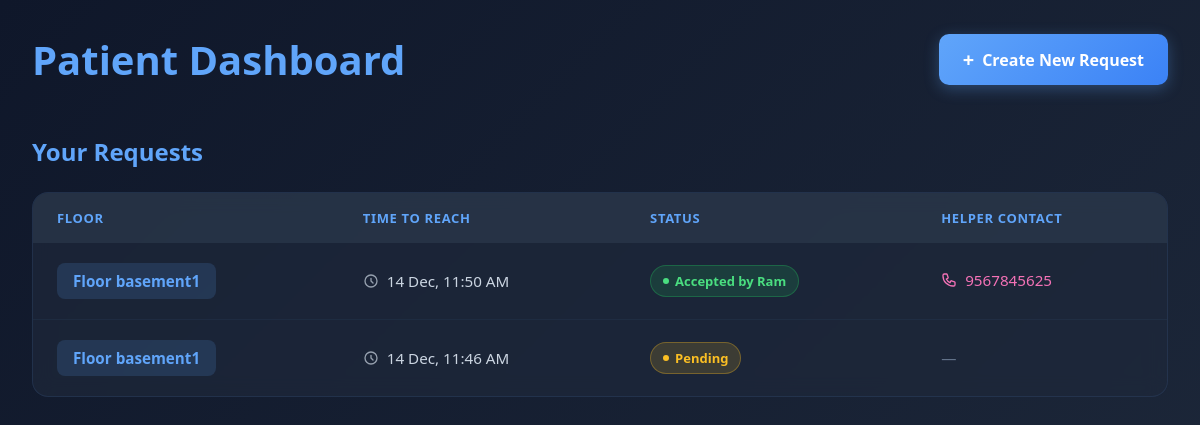
/patient/dashboard/ (signed in), run on an earlier commit of the app's database.
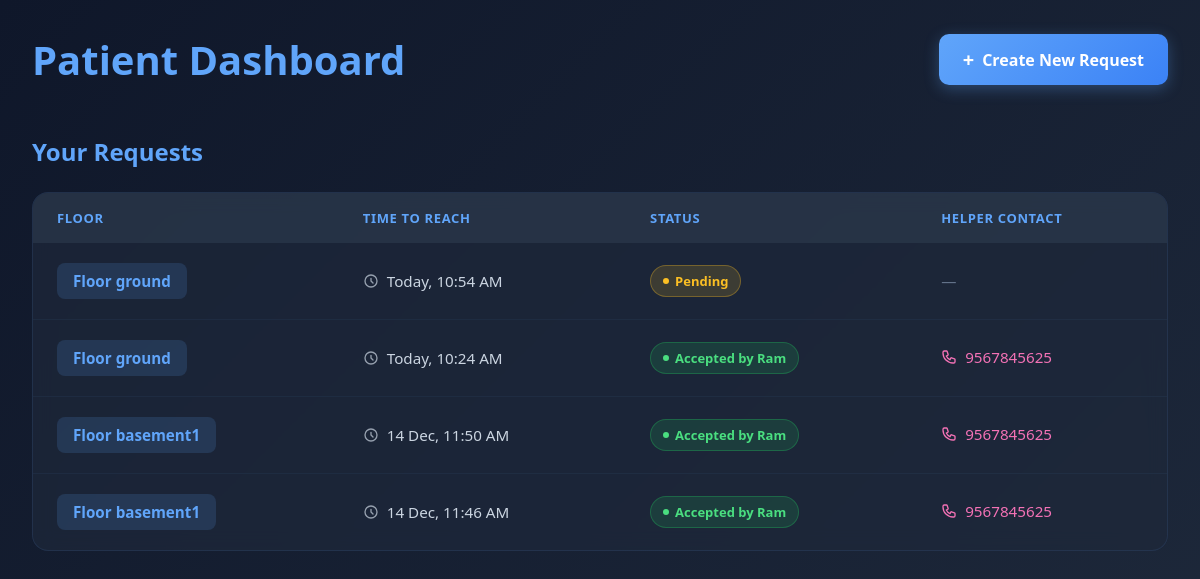
And on a later commit of the database.
### app/models.py (models this page shows, shortened)
class Request(models.Model):
    FLOOR_CHOICES = [
        ('ground', 'Ground Floor'),
        ('basement1', 'Basement 1'),
        ('basement2', 'Basement 2'),
    ]
    patient = models.ForeignKey(Patient, on_delete=models.CASCADE)
    helper = models.ForeignKey(Helper, on_delete=models.SET_NULL, null=True, blank=True)
    floor = models.CharField(max_length=20, choices=FLOOR_CHOICES)
    time_to_reach = models.DateTimeField()
    is_accepted = models.BooleanField(default=False)
    created_at = models.DateTimeField(auto_now_add=True)

class Helper(models.Model):
    helper_id = models.CharField(max_length=50, unique=True)
    name = models.CharField(max_length=100)
    phone_number = models.CharField(max_length=15)

### app/views.py (the view)
# urls.py: path('patient/dashboard/', views.patient_dashboard, name='patient_dashboard'),
@login_required
def patient_dashboard(request):
    try:
        patient = Patient.objects.get(user=request.user)
        seven_days_ago = timezone.now() - timedelta(days=7)
        requests = Request.objects.filter(
            patient=patient,
            created_at__gte=seven_days_ago
        ).order_by('-created_at')
        return render(request, 'patient_dashboard.html', {'patient': patient, 'requests': requests})
    except Patient.DoesNotExist:
        messages.error(request, 'Patient profile not found. Please register as a patient.')
        logout(request)
        return redirect('patient_register')

### app/templatetags/custom_filters.py (called while the page is built)
@register.filter
def smart_date(value):
    if not value:
        return ""
    if timezone.is_naive(value):
        value = timezone.make_aware(value)
    now = timezone.now()
    if value.date() == now.date():
        return f"Today, {value.strftime('%I:%M %p')}"
    else:
        return value.strftime('%d %b, %I:%M %p')

### templates/patient_dashboard.html (shortened to what this page needs)
<!DOCTYPE html>
{% load custom_filters %}
<html lang="en">
<head>
</head>
<body>
  <div class="container">
    <div class="header">
      <h1 class="title">Patient Dashboard</h1>
      <a href="{% url 'create_request' %}" class="btn-create">
        <span style="font-size: 1.25rem;">+</span>
        <span>Create New Request</span>
      </a>
    </div>
    <div class="section-header">
      <h2 class="section-title">Your Requests</h2>
    </div>
    {% if requests %}
    <div class="table-container">
      <table>
        <thead>
          <tr>
            <th>FLOOR</th>
            <th>TIME TO REACH</th>
            <th>STATUS</th>
            <th>HELPER CONTACT</th>
          </tr>
        </thead>
        <tbody>
          {% for req in requests %}
          <tr>
            <td>
              <span class="floor-badge">Floor {{ req.floor }}</span>
            </td>
            <td>
              <div class="time-info">
                <svg style="width: 16px; height: 16px; opacity: 0.7;" fill="none" stroke="currentColor"
                  viewBox="0 0 24 24">
                  <path stroke-linecap="round" stroke-linejoin="round" stroke-width="2"
                    d="M12 8v4l3 3m6-3a9 9 0 11-18 0 9 9 0 0118 0z"></path>
                </svg>
                <span>{{ req.created_at|smart_date }}</span>
              </div>
            </td>
            <td>
              {% if req.is_accepted %}
              <span class="status-badge status-accepted">
                <span class="status-icon"></span>
                Accepted by {{ req.helper.name }}
              </span>
              {% else %}
              <span class="status-badge status-pending">
                <span class="status-icon"></span>
                Pending
              </span>
              {% endif %}
            </td>
            <td>
              {% if req.is_accepted and req.helper.phone_number %}
              <a href="tel:{{ req.helper.phone_number }}" class="contact-info">
                <span>{{ req.helper.phone_number }}</span>
              </a>
              {% else %}
              <span style="color: #64748b;">—</span>
              {% endif %}
            </td>
          </tr>
          {% endfor %}
        </tbody>
      </table>
    </div>
    {% else %}
    <div class="empty-state">
      <div class="empty-icon">📋</div>
      <h3>No requests yet</h3>
      <p>Create your first request to get started</p>
    </div>
    {% endif %}
  </div>
</body>
</html>

### templates/patient_dashboard.html (style rules this page uses)
* { margin: 0; padding: 0; box-sizing: border-box; }
body { background: linear-gradient(135deg, #0f172a 0%, #1e293b 100%); color: #e2e8f0; font-family: 'Segoe UI', Tahoma, Geneva, Verdana, sans-serif; min-height: 100vh; padding: 1.5rem; }
.container { max-width: 600px; margin: 0 auto; }
@media (min-width: 768px) { .container { max-width: 1200px; } }
@media (min-width: 768px) { body { padding: 2rem; } }
.header { display: flex; flex-direction: column; gap: 1.5rem; margin-bottom: 2rem; animation: fadeIn 0.6s ease-out; }
@media (min-width: 768px) { .header { flex-direction: row; justify-content: space-between; align-items: center; margin-bottom: 3rem; } }
.title { font-size: 2rem; font-weight: 700; color: #60a5fa; }
@media (min-width: 768px) { .title { font-size: 2.5rem; } }
.btn-create { background: linear-gradient(135deg, #60a5fa 0%, #3b82f6 100%); color: white; padding: 0.875rem 1.25rem; border-radius: 10px; text-decoration: none; font-weight: 600; display: flex; align-items: center; justify-content: center; gap: 0.5rem; transition: all 0.3s ease; box-shadow: 0 4px 15px rgba(96, 165, 250, 0.3); border: none; cursor: pointer; font-size: 1rem; animation: slideUp 0.8s ease-out; width: 100%; }
@media (min-width: 768px) { .btn-create { width: auto; padding: 0.75rem 1.5rem; } }
.section-header { display: flex; justify-content: space-between; align-items: center; margin-bottom: 1.5rem; animation: fadeIn 0.8s ease-out; }
.section-title { font-size: 1.125rem; color: #60a5fa; font-weight: 600; }
@media (min-width: 768px) { .section-title { font-size: 1.5rem; } }
.status-badge { display: inline-flex; align-items: center; gap: 0.375rem; padding: 0.375rem 0.75rem; border-radius: 20px; font-size: 0.8125rem; font-weight: 600; }
.status-pending { background: rgba(251, 191, 36, 0.15); color: #fbbf24; border: 1px solid rgba(251, 191, 36, 0.3); }
.status-accepted { background: rgba(34, 197, 94, 0.15); color: #4ade80; border: 1px solid rgba(34, 197, 94, 0.3); }
.status-icon { width: 6px; height: 6px; background: currentColor; border-radius: 50%; animation: pulse 2s ease-in-out infinite; }
.table-container { display: none; }
@media (min-width: 768px) { .table-container { display: block; background: rgba(30, 41, 59, 0.7); backdrop-filter: blur(10px); border-radius: 16px; overflow: hidden; border: 1px solid rgba(96, 165, 250, 0.1); animation: slideUp 0.8s ease-out; } }
@media (min-width: 768px) { table { width: 100%; border-collapse: collapse; } }
@media (min-width: 768px) { thead { background: rgba(51, 65, 85, 0.5); } }
@media (min-width: 768px) { th { padding: 1rem 1.5rem; text-align: left; font-weight: 600; color: #60a5fa; text-transform: uppercase; font-size: 0.8125rem; letter-spacing: 0.05em; } }
@media (min-width: 768px) { tbody tr { transition: all 0.3s ease; border-bottom: 1px solid rgba(96, 165, 250, 0.05); } }
@media (min-width: 768px) { tbody tr:last-child { border-bottom: none; } }
@media (min-width: 768px) { td { padding: 1.25rem 1.5rem; font-size: 0.95rem; } }
@media (min-width: 768px) { .floor-badge { background: rgba(96, 165, 250, 0.15); color: #60a5fa; padding: 0.5rem 1rem; border-radius: 8px; font-weight: 600; display: inline-block; } }
@media (min-width: 768px) { .time-info { color: #cbd5e1; display: flex; align-items: center; gap: 0.5rem; } }
@media (min-width: 768px) { .contact-info { color: #f472b6; font-weight: 500; display: inline-flex; align-items: center; gap: 0.5rem; text-decoration: none; transition: color 0.2s ease; } }

What changed in the data, as far as the page shows it:
added Request: floor "ground", created_at|smart_date "Today, 10:54 AM", is_accepted False (drawn)
added Request: floor "ground", created_at|smart_date "Today, 10:24 AM", helper.name "Ram", helper.phone_number "9567845625"
changed Request "14 Dec, 11:46 AM": helper.name (not shown) → "Ram"; helper_id empty → 3 (drawn); helper.phone_number (not shown) → "9567845625"; is_accepted "Pending —" → "Accepted by"
